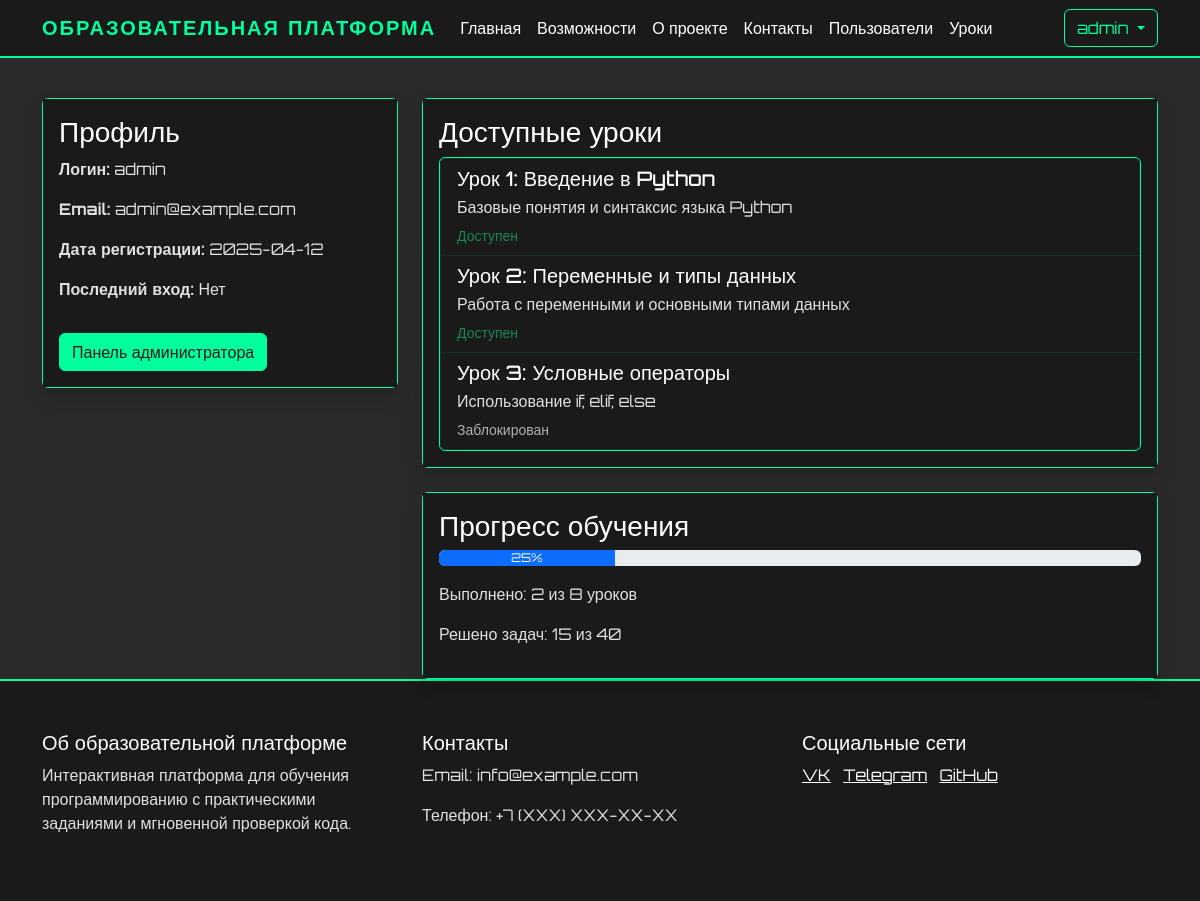
Page /dashboard (signed in) on the earlier database version.
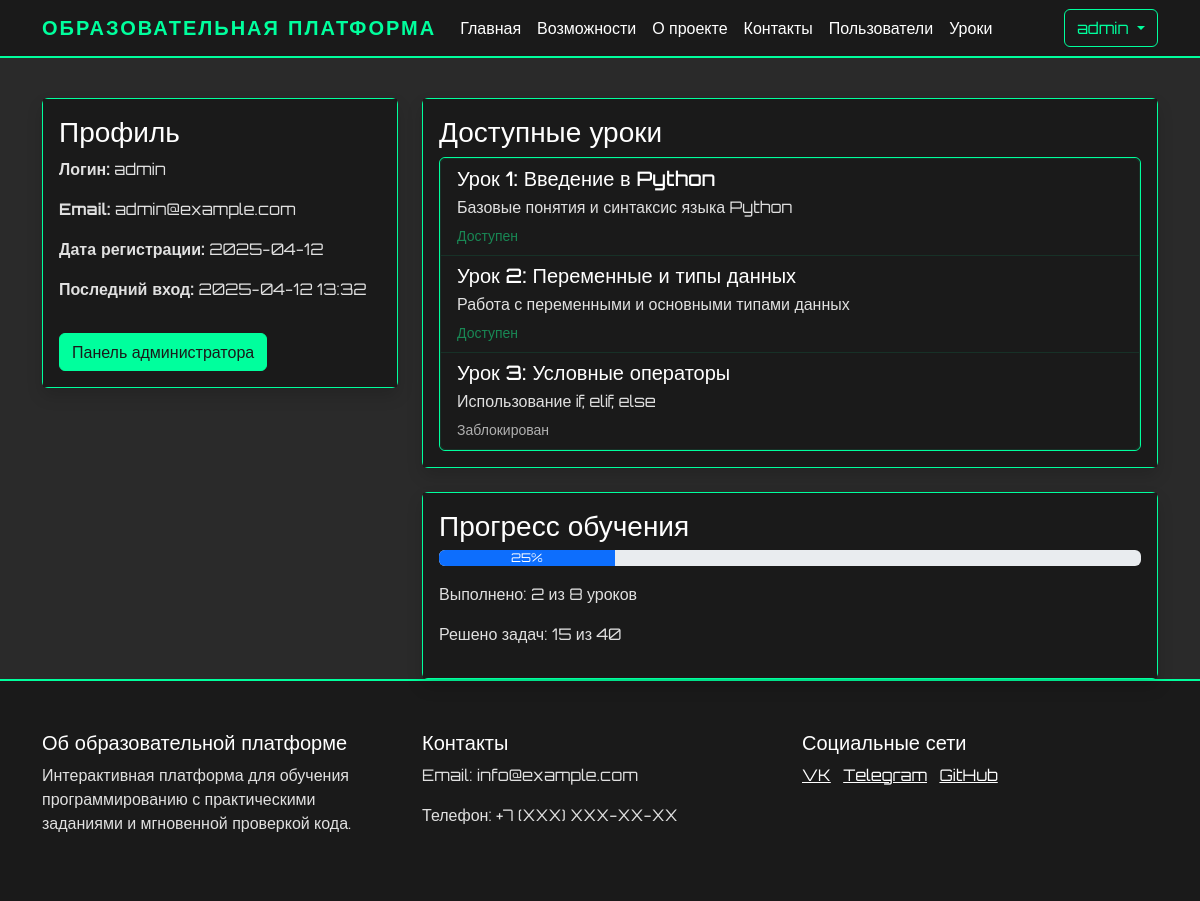
Same page on the later database version.
### app.py (models this page shows, shortened)
class User(UserMixin, db.Model):
    id = db.Column(db.Integer, primary_key=True)
    name = db.Column(db.String(100), nullable=False)
    username = db.Column(db.String(80), unique=True, nullable=False)
    email = db.Column(db.String(120), unique=True, nullable=False)
    password_hash = db.Column(db.String(128))
    is_admin = db.Column(db.Boolean, default=False)
    created_at = db.Column(db.DateTime, default=db.func.now())
    last_login = db.Column(db.DateTime)
    is_active = db.Column(db.Boolean, default=True)

### app.py (the view)
@app.route('/dashboard')
@login_required
def dashboard():
    return render_template('dashboard.html')

### app.py (called while the page is built)
@login_manager.user_loader
def load_user(user_id):
    return User.query.get(int(user_id))

### templates/dashboard.html (shortened to what this page needs)
{% extends "base.html" %}
{% block content %}
<div class="container mt-4">
    <div class="row">
        <div class="col-md-4">
            <div class="card shadow mb-4">
                <div class="card-body">
                    <h3 class="card-title">Профиль</h3>
                    <p><strong>Логин:</strong> {{ current_user.username }}</p>
                    <p><strong>Email:</strong> {{ current_user.email }}</p>
                    <p><strong>Дата регистрации:</strong> {{ current_user.created_at.strftime('%Y-%m-%d') }}</p>
                    <p><strong>Последний вход:</strong> {{ current_user.last_login.strftime('%Y-%m-%d %H:%M') if current_user.last_login else 'Нет' }}</p>
                    {% if current_user.is_admin %}
                        <a href="{{ url_for('admin_panel') }}" class="btn btn-primary mt-3">Панель администратора</a>
                    {% endif %}
                </div>
            </div>
        </div>
        <div class="col-md-8">
            <div class="card shadow mb-4">
                <div class="card-body">
                    <h3 class="card-title">Доступные уроки</h3>
                    <div class="list-group">
                        <div class="list-group-item">
                            <h5 class="mb-1">Урок 1: Введение в Python</h5>
                            <p class="mb-1">Базовые понятия и синтаксис языка Python</p>
                            <small class="text-success">Доступен</small>
                        </div>
                        <div class="list-group-item">
                            <h5 class="mb-1">Урок 2: Переменные и типы данных</h5>
                            <p class="mb-1">Работа с переменными и основными типами данных</p>
                            <small class="text-success">Доступен</small>
                        </div>
                        <div class="list-group-item">
                            <h5 class="mb-1">Урок 3: Условные операторы</h5>
                            <p class="mb-1">Использование if, elif, else</p>
                            <small class="text-muted">Заблокирован</small>
                        </div>
                    </div>
                </div>
            </div>
            <div class="card shadow">
                <div class="card-body">
                    <h3 class="card-title">Прогресс обучения</h3>
                    <div class="progress mb-3">
                        <div class="progress-bar" role="progressbar" style="width: 25%;" aria-valuenow="25" aria-valuemin="0" aria-valuemax="100">25%</div>
                    </div>
                    <p>Выполнено: 2 из 8 уроков</p>
                    <p>Решено задач: 15 из 40</p>
                </div>
            </div>
        </div>
    </div>
</div>
{% endblock %}

### templates/base.html (shortened to what this page needs)
<!DOCTYPE html>
<html lang="ru">
<head>
    <link href="https://cdn.jsdelivr.net/npm/bootstrap@5.3.0/dist/css/bootstrap.min.css" rel="stylesheet">
</head>
<body>
    <nav class="navbar navbar-expand-lg navbar-dark">
        <div class="container">
            <a class="navbar-brand" href="{{ url_for('index') }}">Образовательная платформа</a>
            <div class="collapse navbar-collapse" id="navbarNav">
                <ul class="navbar-nav me-auto">
                    <li class="nav-item">
                        <a class="nav-link" href="{{ url_for('index') }}">Главная</a>
                    </li>
                    <li class="nav-item">
                        <a class="nav-link" href="#features">Возможности</a>
                    </li>
                    <li class="nav-item">
                        <a class="nav-link" href="#about">О проекте</a>
                    </li>
                    <li class="nav-item">
                        <a class="nav-link" href="#contact">Контакты</a>
                    </li>
                    {% if current_user.is_admin %}
                    <li class="nav-item">
                            <a class="nav-link" href="{{ url_for('user_list') }}">Пользователи</a>
                    </li>
                    <li class="nav-item">
                            <a class="nav-link" href="{{ url_for('lesson_list') }}">Уроки</a>
                    </li>
                    {% endif %}
                </ul>
                <div class="d-flex">
                    {% if current_user.is_authenticated %}
                        <div class="dropdown">
                            <button class="btn btn-outline-light dropdown-toggle" type="button" id="userMenu" data-bs-toggle="dropdown">
                                {{ current_user.username }}
                            </button>
                        </div>
                    {% else %}
                        <a href="{{ url_for('login') }}" class="btn btn-outline-light me-2">Войти</a>
                    {% endif %}
                </div>
            </div>
        </div>
    </nav>
    {% block content %}{% endblock %}
    <footer class="footer">
        <div class="container">
            <div class="row">
                <div class="col-md-4">
                    <h5>Об образовательной платформе</h5>
                    <p>Интерактивная платформа для обучения программированию с практическими заданиями и мгновенной проверкой кода.</p>
                </div>
                <div class="col-md-4">
                    <h5>Контакты</h5>
                    <p>Email: info@example.com</p>
                    <p>Телефон: +7 (XXX) XXX-XX-XX</p>
                </div>
                <div class="col-md-4">
                    <h5>Социальные сети</h5>
                    <a href="#" class="text-white me-2">VK</a>
                    <a href="#" class="text-white me-2">Telegram</a>
                    <a href="#" class="text-white">GitHub</a>
                </div>
            </div>
        </div>
    </footer>
</body>
</html>

### templates/base.html (style rules this page uses)
:root { --cyber-primary: #00ff9d; --cyber-secondary: #ff6600; --cyber-dark: #1a1a1a; --cyber-bg: #2a2a2a; --cyber-text: #e0e0e0; --cyber-text-light: #ffffff; --cyber-text-muted: #b0b0b0; --cyber-card-bg: #1a1a1a; --cyber-text-dark: #333333; --cyber-info: #ff00ff; }
body { font-family: 'Orbitron', sans-serif; background-color: var(--cyber-bg); color: var(--cyber-text); min-height: 100vh; display: flex; flex-direction: column; }
.navbar { background-color: var(--cyber-dark) !important; border-bottom: 2px solid var(--cyber-primary); }
.navbar-brand { color: var(--cyber-primary) !important; font-weight: 700; text-transform: uppercase; letter-spacing: 2px; }
.nav-link { color: var(--cyber-text-light) !important; transition: all 0.3s ease; }
.btn-outline-light { border-color: var(--cyber-primary); color: var(--cyber-primary); transition: all 0.3s ease; }
.footer { background-color: var(--cyber-dark); border-top: 2px solid var(--cyber-primary); color: var(--cyber-text-light); padding: 50px 0; }
.text-white { color: var(--cyber-text-light) !important; }
.text-muted { color: var(--cyber-text-muted) !important; }
h1, h2, h3, h4, h5, h6 { color: var(--cyber-text-light); }
p { color: var(--cyber-text); }
.card { background-color: var(--cyber-card-bg); border: 1px solid var(--cyber-primary); color: var(--cyber-text-light); }
.card-body { background-color: var(--cyber-card-bg); color: var(--cyber-text-light); }
.btn-outline-light { animation: cyberGlow 2s infinite; }
.btn-primary { background-color: var(--cyber-primary); border-color: var(--cyber-primary); color: var(--cyber-dark); transition: all 0.3s ease; }
.list-group { background-color: var(--cyber-card-bg); border: 1px solid var(--cyber-primary); }
.list-group-item { background-color: var(--cyber-card-bg); border-color: rgba(0, 255, 157, 0.1); color: var(--cyber-text-light); }

Differences in the rows shown:
changed User "admin": last_login "Нет" → "2025-04-12 13:32"
